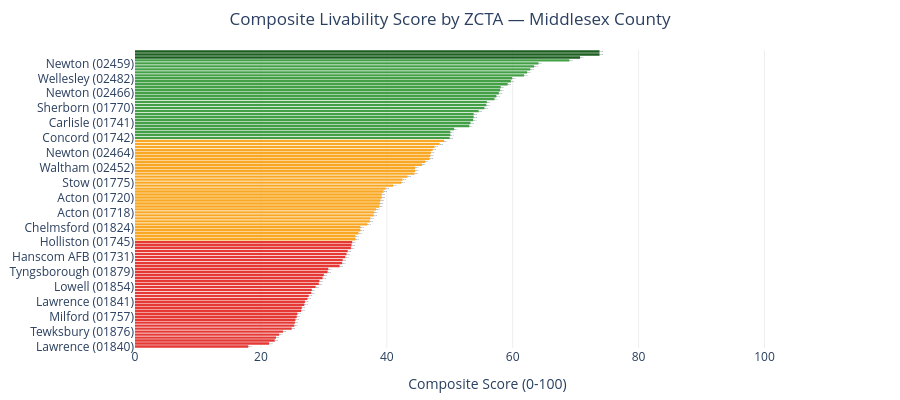

The cell this chart's notebook holds for it:
### Markdown cell above
---
## Step 5 — Composite Score Bar Chart

Ranked comparison of all 10 ZCTAs. Colour encodes grade (A/B/C/D) for quick interpretation.

### Code cell
df_sorted = df.sort_values("Composite_Score", ascending=True)

fig_bar = go.Figure(go.Bar(
    x=df_sorted["Composite_Score"],
    y=df_sorted["Town"] + " (" + df_sorted["ZCTA_str"] + ")",
    orientation="h",
    marker=dict(color=df_sorted["Grade_Color"], line=dict(width=0)),
    text=df_sorted["Composite_Score"].apply(lambda x: f"{x:.1f}"),
    textposition="outside",
    hovertemplate="<b>%{y}</b><br>Score: %{x:.1f}<extra></extra>"
))

fig_bar.update_layout(
    title=dict(text="Composite Livability Score by ZCTA — Middlesex County", x=0.5),
    xaxis=dict(range=[0, 112], title="Composite Score (0-100)",
               showgrid=True, gridcolor="#EEE"),
    yaxis=dict(showgrid=False),
    margin=dict(l=10, r=60, t=50, b=40),
    paper_bgcolor="white",
    plot_bgcolor="white",
    height=400,
    font=dict(size=12)
)

fig_bar.write_html(f"{BASE}/middlesex_score_chart.html")
print("Saved: middlesex_score_chart.html")
fig_bar.show()

### Figure 1 — Plotly figure (JSON) as saved in the notebook; plotly's stock layout.template omitted (floating-point values rounded to 4 significant figures)
{"data": [{"hovertemplate": "<b>%{y}</b><br>Score: %{x:.1f}<extra></extra>", "marker": {"color": ["#E53935", "#E53935", "#E53935", "#E53935", "#E53935", "#E53935", "#E53935", "#E53935", "#E53935", "#E53935", "#E53935", "#E53935", "#E53935", "#E53935", "#E53935", "#E53935", "#E53935", "#E53935", "#E53935", "#E53935", "#E53935", "#E53935", "#E53935", "#E53935", "#E53935", "#E53935", "#E53935", "#E53935", "#E53935", "#E53935", "#E53935", "#E53935", "#E53935", "#E53935", "#E53935", "#E53935", "#F9A825", "#F9A825", "#F9A825", "#F9A825", "#F9A825", "#F9A825", "#F9A825", "#F9A825", "#F9A825", "#F9A825", "#F9A825", "#F9A825", "#F9A825", "#F9A825", "#F9A825", "#F9A825", "#F9A825", "#F9A825", "#F9A825", "#F9A825", "#F9A825", "#F9A825", "#F9A825", "#F9A825", "#F9A825", "#F9A825", "#F9A825", "#F9A825", "#F9A825", "#F9A825", "#F9A825", "#F9A825", "#F9A825", "#F9A825", "#43A047", "#43A047", "#43A047", "#43A047", "#43A047", "#43A047", "#43A047", "#43A047", "#43A047", "#43A047", "#43A047", "#43A047", "#43A047", "#43A047", "#43A047", "#43A047", "#43A047", "#43A047", "#43A047", "#43A047", "#43A047", "#43A047", "#43A047", "#43A047", "#43A047", "#43A047", "#43A047", "#1B5E20", "#1B5E20", "#1B5E20"], "line": {"width": 0}}, "orientation": "h", "text": ["18.0", "21.3", "22.2", "22.4", "22.9", "23.5", "24.9", "25.3", "25.4", "25.5", "25.7", "25.8", "26.4", "26.5", "26.9", "27.0", "27.4", "27.6", "28.0", "28.1", "28.7", "29.2", "29.3", "29.8", "30.0", "30.6", "30.7", "32.5", "32.9", "33.0", "33.4", "33.6", "33.8", "34.3", "34.4", "34.5", "35.0", "35.0", "35.5", "35.8", "35.8", "36.9", "37.3", "37.4", "37.9", "38.0", "38.3", "38.8", "38.9", "39.0", "39.2", "39.2", "39.5", "39.8", "41.0", "42.3", "42.5", "43.3", "44.4", "44.5", "44.5", "45.6", "46.1", "46.8", "46.9", "47.0", "47.3", "47.6", "48.4", "49.1", "50.0", "50.1", "50.1", "50.7", "53.1", "53.3", "53.7", "53.8", "53.8", "54.6", "55.5", "55.8", "55.9", "57.1", "57.4", "57.8", "58.0", "58.1", "59.2", "59.7", "59.9", "61.8", "62.3", "62.8", "63.4", "64.1", "69.0", "70.7", "73.8", "73.8"], "textposition": "outside", "type": "bar", "x": [18, 21.3, 22.2, 22.4, 22.9, 23.5, 24.9, 25.3, 25.4, 25.5, 25.7, 25.8, 26.4, 26.5, 26.9, 27, 27.4, 27.6, 28, 28.1, 28.7, 29.2, 29.3, 29.8, 30, 30.6, 30.7, 32.5, 32.9, 33, 33.4, 33.6, 33.8, 34.3, 34.4, 34.5, 35, 35, 35.5, 35.8, 35.8, 36.9, 37.3, 37.4, 37.9, 38, 38.3, 38.8, 38.9, 39, 39.2, 39.2, 39.5, 39.8, 41, 42.3, 42.5, 43.3, 44.4, 44.5, 44.5, 45.6, 46.1, 46.8, 46.9, 47, 47.3, 47.6, 48.4, 49.1, 50, 50.1, 50.1, 50.7, 53.1, 53.3, 53.7, 53.8, 53.8, 54.6, 55.5, 55.8, 55.9, 57.1, 57.4, 57.8, 58, 58.1, 59.2, 59.7, 59.9, 61.8, 62.3, 62.8, 63.4, 64.1, 69, 70.7, 73.8, 73.8], "y": ["Lawrence (01840)", "Revere (02151)", "Haverhill (01832)", "Haverhill (01830)", "Everett (02149)", "Tewksbury (01876)", "Methuen (01844)", "Lowell (01850)", "Dracut (01826)", "Haverhill (01835)", "Milford (01757)", "Merrimac (01860)", "Chelsea (02150)", "Malden (02148)", "N. Chelmsford (01863)", "Lawrence (01841)", "Marlborough (01752)", "Framingham (01702)", "Lawrence (01843)", "N. Billerica (01862)", "Lowell (01854)", "Lowell (01851)", "Hopedale (01747)", "Hudson (01749)", "Lowell (01852)", "Tyngsborough (01879)", "Winthrop (02152)", "Billerica (01821)", "Wilmington (01887)", "Groveland (01834)", "Hanscom AFB (01731)", "Maynard (01754)", "Wakefield (01880)", "Melrose (02176)", "Georgetown (01833)", "Holliston (01745)", "Millbury (01756)", "N. Andover (01845)", "Stoneham (02180)", "Ashland (01721)", "Chelmsford (01824)", "Woburn (01801)", "Natick (01760)", "N. Reading (01864)", "Framingham (01701)", "Acton (01718)", "Medford (02155)", "Dunstable (01827)", "Hopkinton (01748)", "Holliston (01746)", "Acton (01720)", "Burlington (01803)", "Reading (01867)", "Waltham (02451)", "Boxborough (01719)", "Stow (01775)", "Westford (01886)", "Bedford (01730)", "Bolton (01740)", "Southborough (01772)", "Waltham (02452)", "Andover (01810)", "Somerville (02145)", "Waltham (02453)", "Arlington (02476)", "Newton (02464)", "Arlington (02474)", "Newton (02462)", "Sudbury (01776)", "Watertown (02472)", "Concord (01742)", "Wayland (01778)", "Cambridge (02163)", "Needham (02494)", "Winchester (01890)", "Carlisle (01741)", "Belmont (02478)", "Newton (02458)", "Lincoln (01773)", "Somerville (02143)", "Sherborn (01770)", "Needham (02492)", "Lexington (02421)", "Newton (02461)", "Somerville (02144)", "Newton (02466)", "Lexington (02420)", "Cambridge (02141)", "Newton (02460)", "Cambridge (02140)", "Wellesley (02482)", "Newton (02465)", "Cambridge (02142)", "Weston (02493)", "Newton (02467)", "Newton (02459)", "Cambridge (02138)", "Newton (02468)", "Wellesley (02481)", "Cambridge (02139)"]}], "layout": {"font": {"size": 12}, "height": 400, "margin": {"b": 40, "l": 10, "r": 60, "t": 50}, "paper_bgcolor": "white", "plot_bgcolor": "white", "title": {"text": "Composite Livability Score by ZCTA — Middlesex County", "x": 0.5}, "xaxis": {"gridcolor": "#EEE", "range": [0, 112], "showgrid": true, "title": {"text": "Composite Score (0-100)"}}, "yaxis": {"showgrid": false}}}
